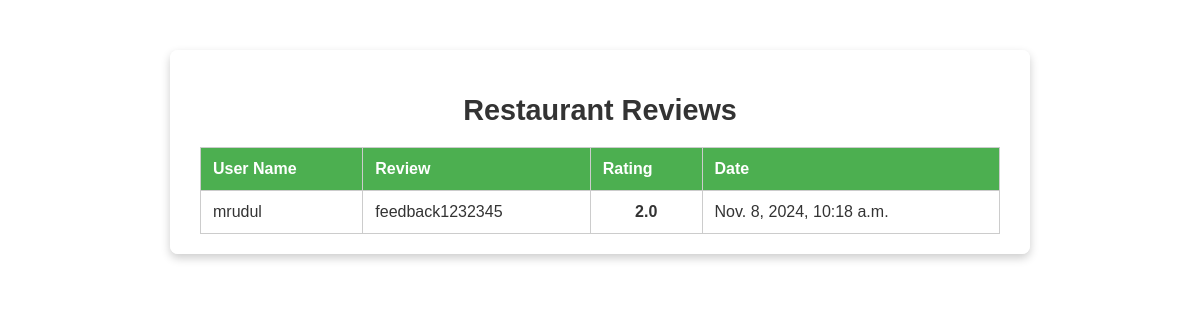
/view_resort_review (signed in), run on an earlier commit of the app's database.
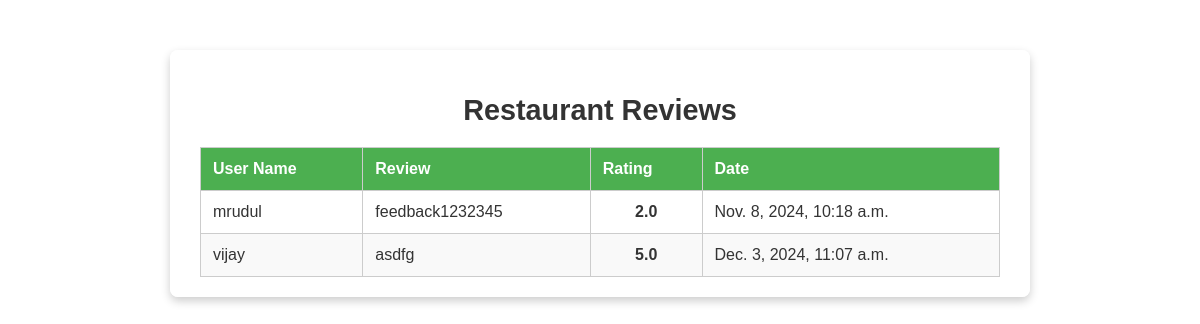
And on a later commit of the database.
### SportComApp/models.py (models this page shows)
class ResortRatingTable(models.Model):
    USER = models.ForeignKey(UserTable, on_delete=models.CASCADE)
    RESORT = models.ForeignKey(ResortTable, on_delete=models.CASCADE)
    Feedback = models.CharField(max_length=300, blank=True, null=True)
    Date = models.DateTimeField(auto_now_add=True)
    Rating = models.FloatField(null=True, blank=True)
    is_active = models.BooleanField(default=True)
    created_at = models.DateTimeField(auto_now_add=True, null=True, blank=True)
    updated_at = models.DateTimeField(auto_now_add=True, null=True, blank=True)

class UserTable(models.Model):
    LOGIN = models.ForeignKey(LoginTable, on_delete=models.CASCADE)
    Name = models.CharField(max_length=30, blank=True, null=True)
    Image = models.FileField(blank=True, null=True)
    Age = models.IntegerField(blank=True, null=True)
    Gender = models.CharField(max_length=10, blank=True, null=True)
    Address = models.CharField(max_length=200, blank=True, null=True)
    Phone = models.IntegerField(blank=True, null=True)
    Email = models.CharField(max_length=30, blank=True, null=True)
    is_active = models.BooleanField(default=True)
    created_at = models.DateTimeField(auto_now_add=True, null=True, blank=True)
    updated_at = models.DateTimeField(auto_now_add=True, null=True, blank=True)

### SportComApp/views.py (the view)
# urls.py: path('view_resort_review', ViewResortReview.as_view(), name="view_resort_review"),
class ViewResortReview(View):
    def get(self, request):
        obj = ResortRatingTable.objects.filter(RESORT__LOGIN_id=request.session['login_id'])
        return render(request, "RESTAURANT/view_review.html", {"ratings": obj})

### templates/RESTAURANT/view_review.html (shortened to what this page needs)
{% load static %}
<html lang="en">
<head>
    <link rel="stylesheet" href="{% static 'styles/styles.css' %}">
</head>
<body>
<div class="review-container">
    <h2>Restaurant Reviews</h2>
    <table class="review-table">
        <thead>
            <tr>
                <th>User Name</th>
                <th>Review</th>
                <th>Rating</th>
                <th>Date</th>
            </tr>
        </thead>
        <tbody>
            {% for rating in ratings %}
            <tr>
                <td>{{ rating.USER.Name }}</td>
                <td>{{ rating.Feedback}}</td>
                <td>{{ rating.Rating }}</td>
                <td>{{ rating.Date }}</td>
            </tr>
            {% endfor %}
        </tbody>
    </table>
</div>
</body>
</html>

What changed in the data, as far as the page shows it:
added ResortRatingTable: USER.Name "vijay", Feedback "asdfg", Rating "5.0", Date "Dec. 3, 2024, 11:07 a.m."
